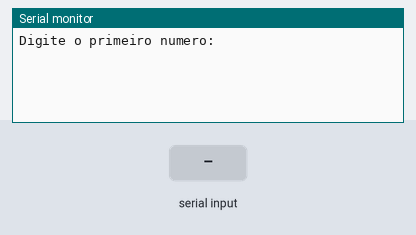
A sketch run on a simulated Arduino Uno, built with avr-gcc and run on an emulated ATmega328P. Parts: the last lines printed to the serial monitor. Inputs (shaded band) come from the test bench.

Above: at 1.2 s.
1.3 s: "90,45\n" received over Serial
At 2.7 s:
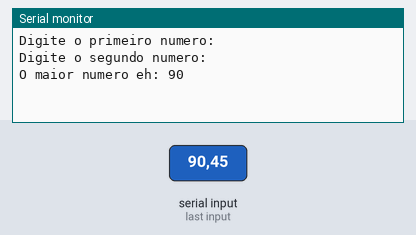
At 5.3 s:
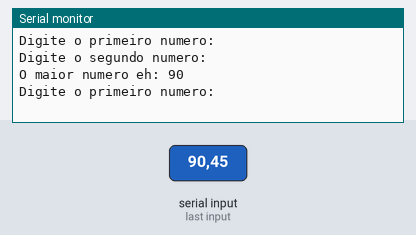

Measured:
- after the input at 1.3 s, the serial monitor: prints a new line at once (image 1)

The sketch:

exerc_cio_141.ino
```cpp
// C++ code
//variavel
void setup() {
  Serial.begin(9600);
}

void loop() {
  int num1;
  int num2;

  Serial.println("Digite o primeiro numero:");
  while (!Serial.available());
  num1 = Serial.parseInt();
  while (Serial.available()) Serial.read();

  Serial.println("Digite o segundo numero:");
  while (!Serial.available());
  num2 = Serial.parseInt();
  while (Serial.available()) Serial.read();

  if (num1 > num2) {
    Serial.print("O maior numero eh: ");
    Serial.println(num1);
  } else if (num2 > num1) {
    Serial.print("O maior numero eh: ");
    Serial.println(num2);
  } else {
    Serial.println("Os dois numeros sao iguais.");
  }

  delay(3000);
}
```
